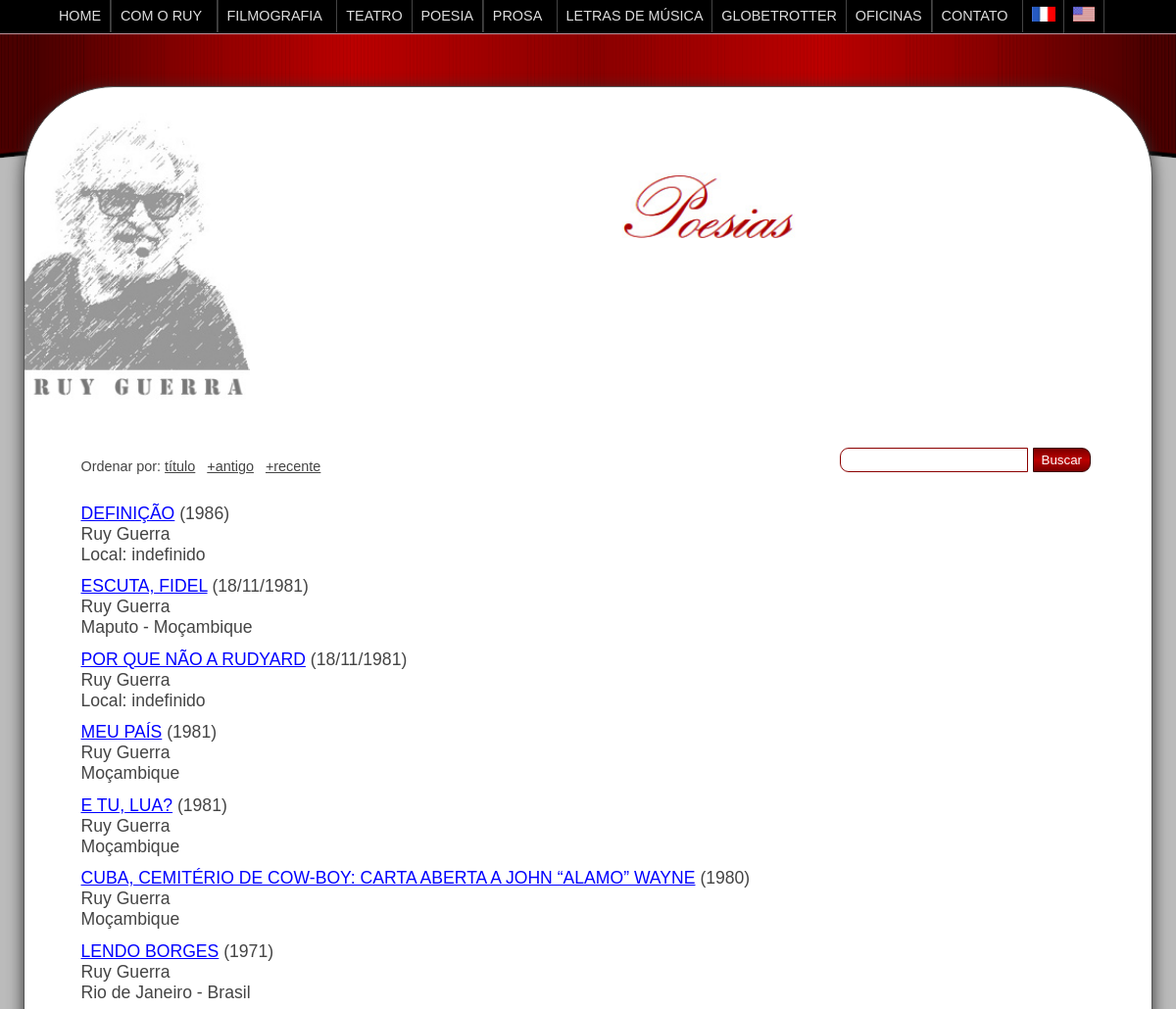
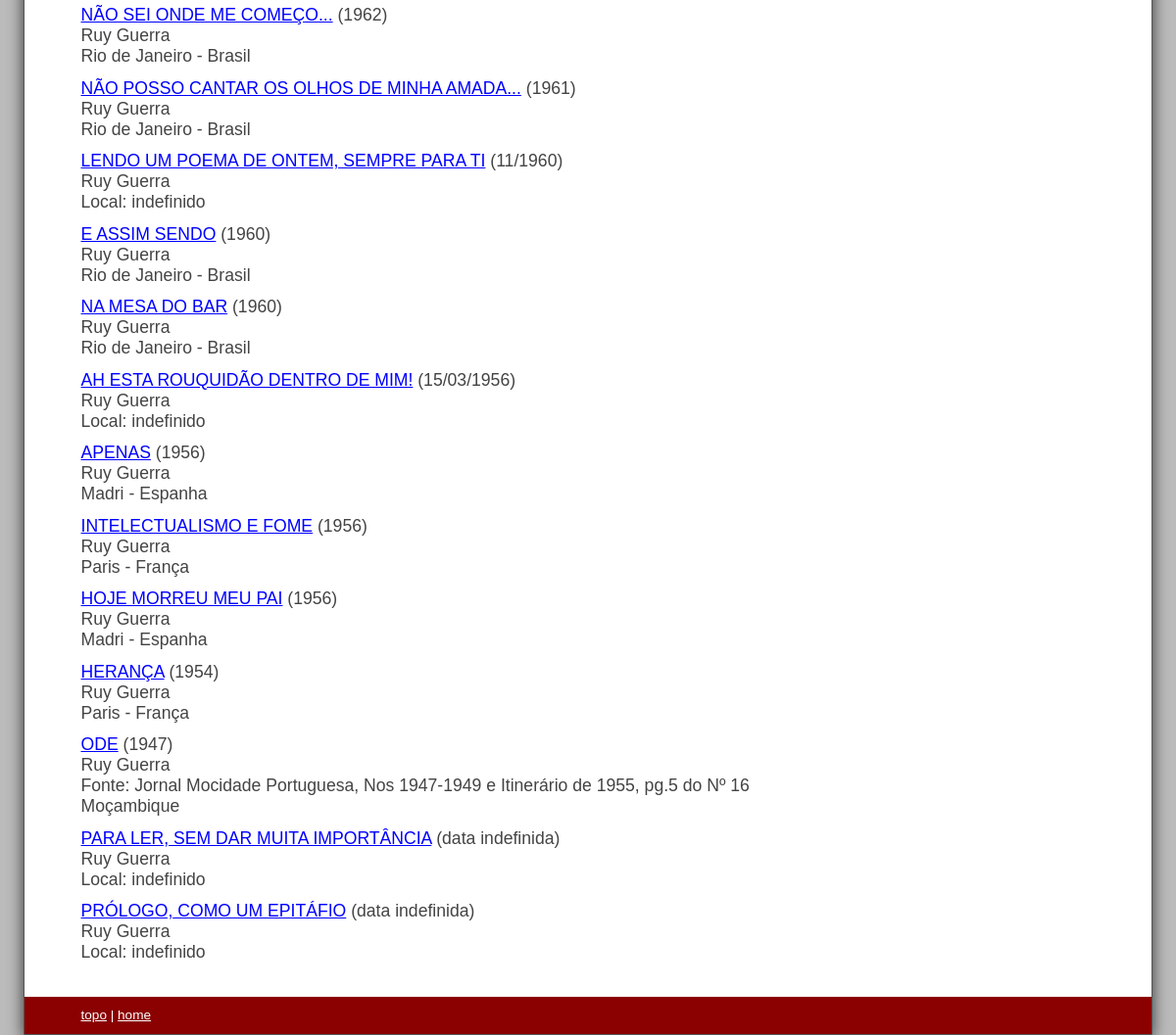
The app's page /poesias.php with its own data (2 pictures, top to bottom).
### tables this page shows
CREATE TABLE `rg` (
  `id` int(11) NOT NULL,
  `categoria` varchar(10) NOT NULL,
  `tipo` varchar(10) NOT NULL,
  `titulo` varchar(255) NOT NULL,
  `autor` varchar(255) NOT NULL,
  `conteudo` text NOT NULL,
  `dia` int(2) UNSIGNED ZEROFILL NOT NULL DEFAULT 00,
  `mes` int(2) UNSIGNED ZEROFILL NOT NULL DEFAULT 00,
  `ano` int(4) UNSIGNED ZEROFILL NOT NULL DEFAULT 0000,
  `local` varchar(255) NOT NULL,
  `cidade` varchar(20) NOT NULL,
  `pais` varchar(12) NOT NULL,
  `fonte` varchar(255) NOT NULL,
  `link` varchar(40) NOT NULL,
  `anoFinal` int(4) NOT NULL DEFAULT 0
);

### poesias.php (the view, shortened to what this page needs)
<!DOCTYPE html>
<html lang="pt-br">
<head><meta http-equiv="Last-Modified" content="Sun, 07 Sep 2014 10:10:10 GMT">
<link href="geral.css" rel="stylesheet" type="text/css">
<link href="interna.css" rel="stylesheet" type="text/css">
<body>
<?php
include 'conect.php';
function troca($string){$string  = str_replace("<br />"," ", $string);return $string;}
$idioma = $_GET["idioma"];
if (empty($idioma)){$idioma = 1;}
$ordem = $_GET["ordem"];
if ($ordem == 1) {
	$sql = $mysqli->query("select id,titulo,autor,dia,mes,ano,local,cidade,pais,fonte,tipo from rg where categoria='poesia' order by titulo,ano desc,mes desc,dia desc");
} elseif ($ordem == 2) {
	$sql = $mysqli->query("select id,titulo,autor,dia,mes,ano,local,cidade,pais,fonte,tipo from rg where categoria='poesia' order by ano,mes,dia,titulo");
}	else {
	$sql = $mysqli->query("select id,titulo,autor,dia,mes,ano,local,cidade,pais,fonte from rg where categoria='poesia' order by ano desc,mes desc,dia desc");
}
echo <<< EOT
<section class="conteudo">
	<br />
	<img class="ruy" src="images/ruy_guerra.png" alt="Ruy Guerra" title="Ruy Guerra" /><img class="tituloCategoriaV" src="images/poesiasv.jpg" alt="poesias" title="poesias" />
	<br class="all" /><br /><br /><form method="post" action="busca.php?idioma=$idioma">
	<p class="ordem">Ordenar por: <a class="ordem" href="poesias.php?ordem=1&idioma=$idioma">título</a> &nbsp; <a class="ordem" href="poesias.php?ordem=2&idioma=$idioma">+antigo</a> &nbsp; <a class="ordem" href="poesias.php?ordem=3&idioma=$idioma">+recente</a></p>
	<p class="busca"><input class="campo" type="text" name="busca" /> <input class="botao" type="submit" value="Buscar" /><span class="branco">.</span></p></form>
	<br class="all" /><br />
EOT;
while ($f = $sql->fetch_array(MYSQLI_NUM)) {
	$data = '(data indefinida)';
	if ($f[5] == 0000){$f[5]='';}
	if (!empty($f[5]) and $f[4]!='00' and $f[3]!='00') {
		$data = "($f[3]/$f[4]/$f[5])";
	} elseif (!empty($f[5]) and $f[4]!='00') {
		$data = "($f[4]/$f[5])";
	} elseif (!empty($f[5])) {
		$data = "($f[5])";
	}
	$titulo = troca($f[1]);
	echo "<p class=\"lista\"><a href=\"poesia.php?id=$f[0]&idioma=$idioma\">$titulo</a> $data<br />";
	echo "<span class=\"autor2\">$f[2]</span>";
	if (!empty($f[9])) {
		echo "<br /><span class='lugar'>Fonte: $f[9]</span>";
	}
	if (!empty($f[6]) and !empty($f[7]) and !empty($f[8])) {
		echo "<br /><span class='lugar'>$f[6] - $f[7] - $f[8]</span>";
	} elseif (!empty($f[7]) and !empty($f[8])) {
		echo "<br /><span class='lugar'>$f[7] - $f[8]</span>";
	} elseif (!empty($f[8])) {
		echo "<br /><span class='lugar'>$f[8]</span>";
	} else {
		echo "<br />Local: indefinido";
	}
	echo "</p>";
}
if ($idioma == 3) {
	include "rodape-eng.inc";
	echo "</section>";
	include "menu-eng.inc";
} elseif ($idioma == 2) {
	include "rodape-fr.inc";
	echo "</section>";
	include "menu-fr.inc";
}	else {
	include "rodape.inc";
	echo "</section>";
	include "menu.inc";
}
?>
</body>

### geral.css (style rules this page uses)
body { font-size: 1em; font-family: Arial, Verdana, Tahoma; margin:0; padding:0; width: 100%; height: 100%; }
header, section, footer, aside, nav, article { display: block; }
.conteudo { display: table; position: relative; top: 5.5em; margin: 0px auto; margin-top: 0px; padding: 0px; background: #fff; z-index: 7; border: 1px solid #555; border-radius: 5.75em 5.75em 0px 0px; box-shadow: #333 0px 0.2em 1em; -moz-box-sizing: border-box; -webkit-box-sizing: border-box; -ms-box-sizing: border-box; box-sizing: border-box; }
img { border: 0; }
.branco { color: #fff; }

### interna.css (style rules this page uses)
body { background: #bbb; color: #444; }
.conteudo { width: 1098px; margin-bottom: 1.5em; }
img.ruy { display: block; width: 20%; height: auto; float: left; border: 0; border-radius: 5.75em 0px 0px 0px; padding-right: 1em; margin: 0; padding-left: 0; }
img.tituloCategoriaV { display: block; margin: 0px auto; margin-top: 6%; width: 41.53%; height: auto; }
p.busca { margin: 1% 5% 0 5%; float: right; }
p.lista { font-size: 1.1em; margin: 1% 5%; }
p.lista a { text-transform: uppercase; }
p.ordem { font-size: 0.9em; margin: 2% 5% 0 5%; float: left; }
.botao, .botao2 { margin: 0; background: -webkit-linear-gradient(top, #7b0000, #bb0000, #7b0000); background: -moz-linear-gradient(top, #7b0000, #bb0000, #7b0000); background: -ms-linear-gradient(top, #7b0000, #bb0000, #7b0000); color: #fff; padding: 0.3em 0.6em; border: 1px solid #3b0000; text-decoration: none; cursor: pointer; }
.botao { border-radius: 0 9px 9px 0; }
.campo { margin: 0; border: 1px solid #8b0000; padding: 0.3em 0.5em; border-radius: 9px 0 0 9px; }
p.lista a:link { color: #0000ff;text-decoration: underline; }
p.ordem a:link { color: #444;text-decoration: underline; }
@media all and (max-width: 1200px) { .conteudo { width: 96%; } }

### records on screen
rg: titulo "DEFINIÇÃO", ano "(1986)", autor "Ruy Guerra", shows "Local: indefinido"
rg: titulo "ESCUTA, FIDEL", data "(18/11/1981)", autor "Ruy Guerra", cidade "Maputo", pais "Moçambique"
rg: titulo "POR QUE NÃO A RUDYARD", data "(18/11/1981)", autor "Ruy Guerra", shows "Local: indefinido"
rg: titulo "MEU PAÍS", ano "(1981)", autor "Ruy Guerra", pais "Moçambique"
rg: titulo "E TU, LUA?", ano "(1981)", autor "Ruy Guerra", pais "Moçambique"
rg: titulo "CUBA, CEMITÉRIO DE COW-BOY: CARTA ABERTA A JOHN “ALAMO” WAYNE", ano "(1980)", autor "Ruy Guerra", pais "Moçambique"
rg: titulo "LENDO BORGES", ano "(1971)", autor "Ruy Guerra", cidade "Rio de Janeiro", pais "Brasil"
rg: titulo "NÃO SEI ONDE ME COMEÇO...", ano "(1962)", autor "Ruy Guerra", cidade "Rio de Janeiro", pais "Brasil"
rg: titulo "NÃO POSSO CANTAR OS OLHOS DE MINHA AMADA...", ano "(1961)", autor "Ruy Guerra", cidade "Rio de Janeiro", pais "Brasil"
rg: titulo "LENDO UM POEMA DE ONTEM, SEMPRE PARA TI", data "(11/1960)", autor "Ruy Guerra", shows "Local: indefinido"
rg: titulo "E ASSIM SENDO", ano "(1960)", autor "Ruy Guerra", cidade "Rio de Janeiro", pais "Brasil"
rg: titulo "NA MESA DO BAR", ano "(1960)", autor "Ruy Guerra", cidade "Rio de Janeiro", pais "Brasil"
rg: titulo "AH ESTA ROUQUIDÃO DENTRO DE MIM!", data "(15/03/1956)", autor "Ruy Guerra", shows "Local: indefinido"
rg: titulo "APENAS", ano "(1956)", autor "Ruy Guerra", cidade "Madri", pais "Espanha"
rg: titulo "INTELECTUALISMO E FOME", ano "(1956)", autor "Ruy Guerra", cidade "Paris", pais "França"
rg: titulo "HOJE MORREU MEU PAI", ano "(1956)", autor "Ruy Guerra", cidade "Madri", pais "Espanha"
rg: titulo "HERANÇA", ano "(1954)", autor "Ruy Guerra", cidade "Paris", pais "França"
rg: titulo "ODE", ano "(1947)", autor "Ruy Guerra", fonte "Jornal Mocidade Portuguesa, Nos 1947-1949 e Itinerário de 1955, pg.5 do Nº 16", pais "Moçambique"
rg: titulo "PARA LER, SEM DAR MUITA IMPORTÂNCIA", data "(data indefinida)", autor "Ruy Guerra", shows "Local: indefinido"
rg: titulo "PRÓLOGO, COMO UM EPITÁFIO", data "(data indefinida)", autor "Ruy Guerra", shows "Local: indefinido"
